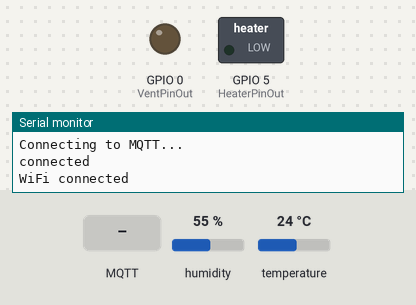
The sketch below on a simulated ESP8266 (NodeMCU). On the bench: switched loads named in the sketch (green lamp = pin HIGH), output pins drawn as LEDs (lit = HIGH), the last lines printed to the serial monitor. The inputs (shaded band) are chosen by the test bench; at power-on: humidity 55 %, temperature 24 °C. WiFi joins after 1.5 s; servers stay silent unless stated; no MQTT or app messages arrive unless stated.

Above: at 2.7 s.
2.8 s: MQTT message "Heater" arrives on the first subscribed topic
At 3.7 s:
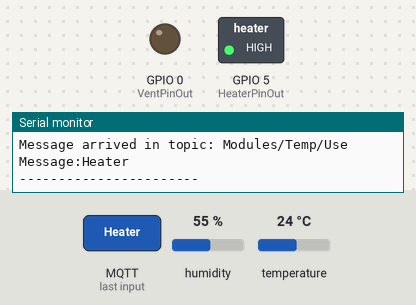
4.5 s: MQTT message "Vent" arrives on the first subscribed topic
At 5.8 s:
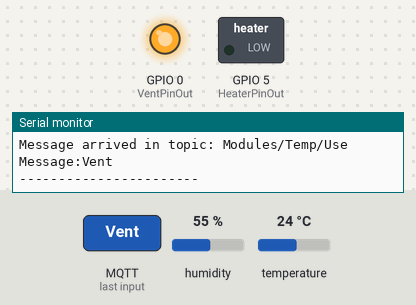
6.1 s: MQTT message "None" arrives on the first subscribed topic
At 6.7 s:
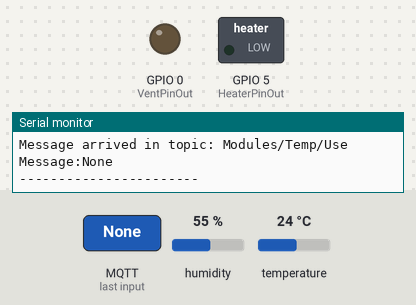
Timing chart, 0 to 9.1 s (numbered marks = the images above; inputs shaded):
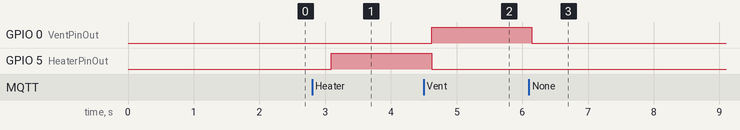

Measured:
- after the input at 2.8 s, GPIO 5 (HeaterPinOut): LOW → HIGH after 0.29 s
- after the input at 4.5 s, GPIO 0 (VentPinOut): LOW → HIGH after 0.12 s; GPIO 5 (HeaterPinOut): HIGH → LOW after 0.12 s
- after the input at 6.1 s, GPIO 0 (VentPinOut): HIGH → LOW after 0.05 s

The sketch:

VIOT_thermostat_module.ino
```cpp
#include <PubSubClient.h>
#include <ESP8266WiFi.h>
#include <DHT.h>

#define DHTPIN 12 // Pin connected to the DHT sensor
#define DHTTYPE DHT11  // DHT11 or DHT22
DHT dht(DHTPIN, DHTTYPE);

int VentPinOut = 0;
int HeaterPinOut = 5;

// alle netwerk settings en settings van de borker om ermee te kunnen verbinden
const char* ssid = "LAPTOP-Vince";
const char* pass = "2#n0193F";
const char* mqttServer = "192.168.137.21";
const int mqttPort = 1883;
const char* mqttUser = "vincent";
const char* mqttPassword = "raspberry";
const char* clientID = "MQTTInfluxDBBridge"; // MQTT client ID

WiFiClient espClient;
PubSubClient client(espClient);

int TempModule = 26;


void setup() {
  Serial.begin(115200);

  pinMode(VentPinOut, OUTPUT);
  pinMode(HeaterPinOut, OUTPUT);

  digitalWrite(VentPinOut, LOW);
  digitalWrite(HeaterPinOut, LOW);

  WiFi.begin(ssid, pass);
  dht.begin();

  while (WiFi.status() != WL_CONNECTED)
  {
    delay(500);
    Serial.println("Connecting to WiFi..");
  }
  Serial.println("Connected to the WiFi network");
  client.setServer(mqttServer, mqttPort);

  delay(10);
  Serial.print("Connecting to ");
  Serial.println(ssid);

  WiFi.begin(ssid, pass);
  int wifi_ctr = 0;
  while (WiFi.status() != WL_CONNECTED) {
    delay(500);
    Serial.print(".");
  }

  while (!client.connected()) {
    Serial.println("Connecting to MQTT...");
    if (client.connect("VIOTThermostatModule1", mqttUser, mqttPassword ))
    {
      Serial.println("connected");
    } else
    {
      Serial.print("failed with state ");
      Serial.println(client.state());
      delay(2000);
    }
  }

  Serial.println("WiFi connected");

  //set a callback function for when data is received from broker
  client.setCallback(callback);

  // subscribe to topic
  client.subscribe("Modules/Temp/Use");

}

void loop() {

  client.loop();

  delay(500);

  float TempTemp = dht.readTemperature();

  if (isnan(TempTemp)) {
    Serial.println("Can't read sensor");
  } else {
    TempModule = TempTemp;
  }

  //Serial.print("Temp.: ");
  //Serial.println(TempModule);

  String TempMessageModule = String ((int)TempModule);

  client.publish("Modules/TempModuleBedroom/temp", TempMessageModule.c_str());
}

void callback (char* topic, byte * payload, unsigned int length) {

  Serial.print("Message arrived in topic: ");
  Serial.println(topic);

  Serial.print("Message:");
  for (int i = 0; i < length; i++) {
    Serial.print((char)payload[i]);
  }
  payload[length] = '\0';
  String PayloadMessage = (char *)payload;

  if (PayloadMessage == "Heater") {
    digitalWrite(HeaterPinOut, HIGH);
    digitalWrite(VentPinOut, LOW);
  } else if (PayloadMessage == "Vent") {
    digitalWrite(VentPinOut, HIGH);
    digitalWrite(HeaterPinOut, LOW);
  } else if (PayloadMessage == "None") {
    digitalWrite(VentPinOut, LOW);
    digitalWrite(HeaterPinOut, LOW);
  }

  Serial.println();
  Serial.println("-----------------------");

}
```
